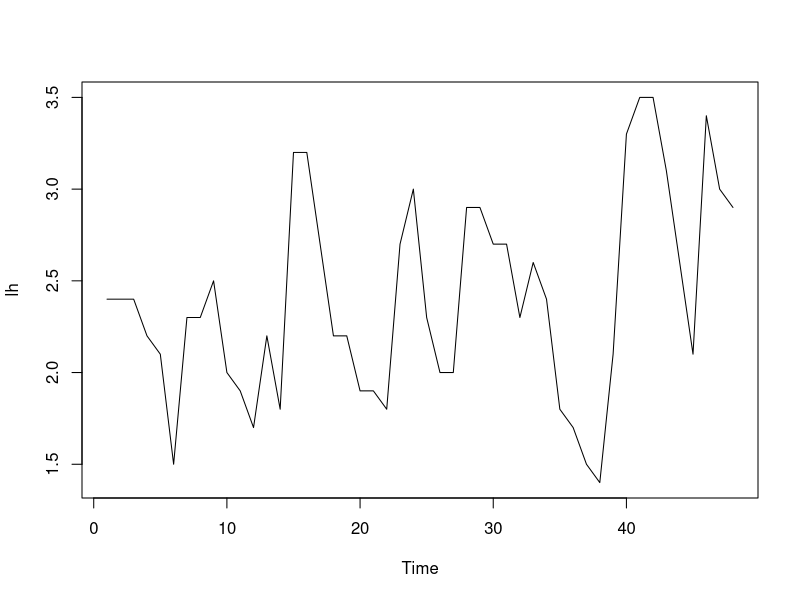
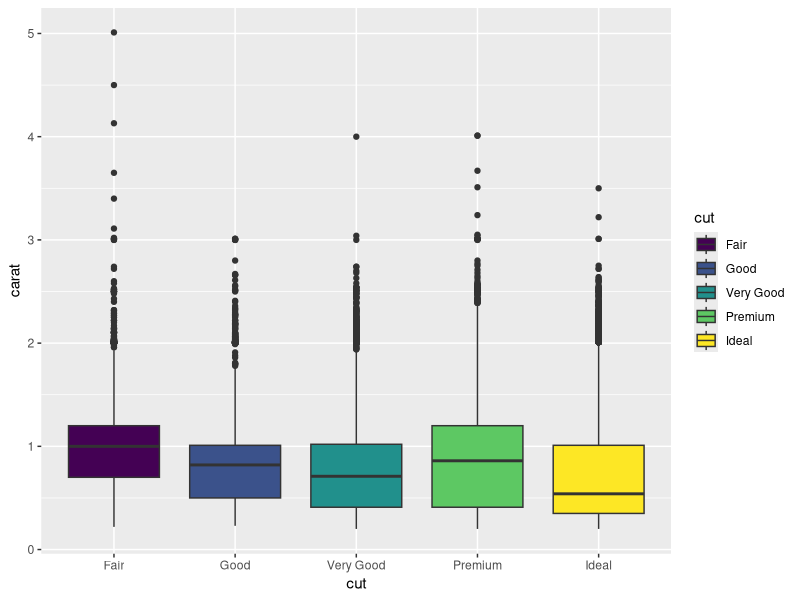

Write R code to recreate these figures, in order.
## ---- chunk 1
knitr::opts_chunk$set(echo = TRUE)
library(ggplot2)

## ---- chunk 2
plot(lh)
## ---- chunk 3
df=head(iris)
knitr::kable(df)
## ---- chunk 4
graph_data <- ggplot(diamonds, aes(y=carat,x=cut, fill=cut))+geom_boxplot()
plot(graph_data)
